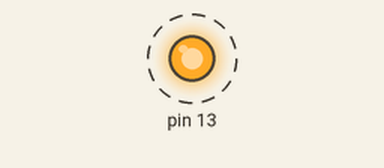
A sketch run on a simulated Arduino Uno, built with avr-gcc and run on an emulated ATmega328P. Shown: output pins drawn as LEDs (lit = HIGH). Dashed ring = blinking.

Above: at 0.05 s.
Timing chart, 0 to 3.0 s (numbered marks = the images above):
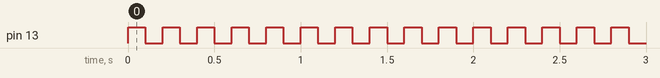

The sketch:

LED-Blink-AVR.ino
```cpp
#include <avr/io.h>
#include <util/delay.h>

int main(void) {
  DDRB |= (1 << DDB5);  //Make PB5 as output.


  while (1) {
    PORTB |= (1 << PORTB5);
    _delay_ms(100);

    PORTB &= ~(1 << PORTB5);
    _delay_ms(100);
  }

  return 0;
}
```

Measured:
- by itself, pin 13: alternates HIGH for 0.10 s and LOW for 0.10 s
